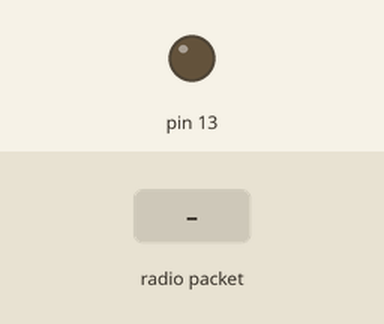
Simulated run of this sketch. Board: Arduino Uno, built with avr-gcc and run on an emulated ATmega328P. On the bench: output pins drawn as LEDs (lit = HIGH). The inputs (shaded band) are chosen by the test bench. No radio packets arrive unless stated.

Above: at 1.2 s.
1.3 s: radio packet "1" arrives
At 2.1 s:
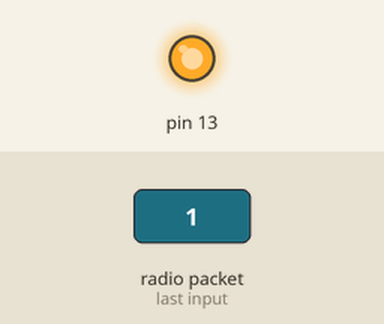
2.8 s: radio packet "0" arrives
At 3.2 s:
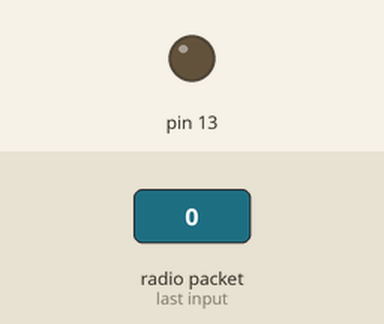
Timing chart, 0 to 5.8 s (numbered marks = the images above; inputs shaded):
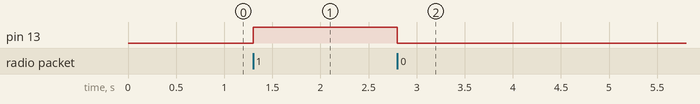

The sketch:

reciever.ino
```cpp
//Reciever Code

#include <VirtualWire.h>

void setup()
{
  pinMode(13, OUTPUT);
  digitalWrite(13, LOW);

  vw_set_ptt_inverted(true); // Required for DR3100
  vw_set_rx_pin(12);
  vw_setup(1000);  // Bits per sec
  vw_rx_start();
}

void loop()
{
  uint8_t buf[VW_MAX_MESSAGE_LEN];
  uint8_t buflen = VW_MAX_MESSAGE_LEN;

  if (vw_get_message(buf, &buflen)) // Non-blocking
  {
    if (buf[0] == '1') {
      digitalWrite(13, 1);
    }
    if (buf[0] == '0') {
      digitalWrite(13, 0);
    }
  }
}
```

Measured:
- after the input at 1.3 s, pin 13: LOW → HIGH at once
- after the input at 2.8 s, pin 13: HIGH → LOW at once
